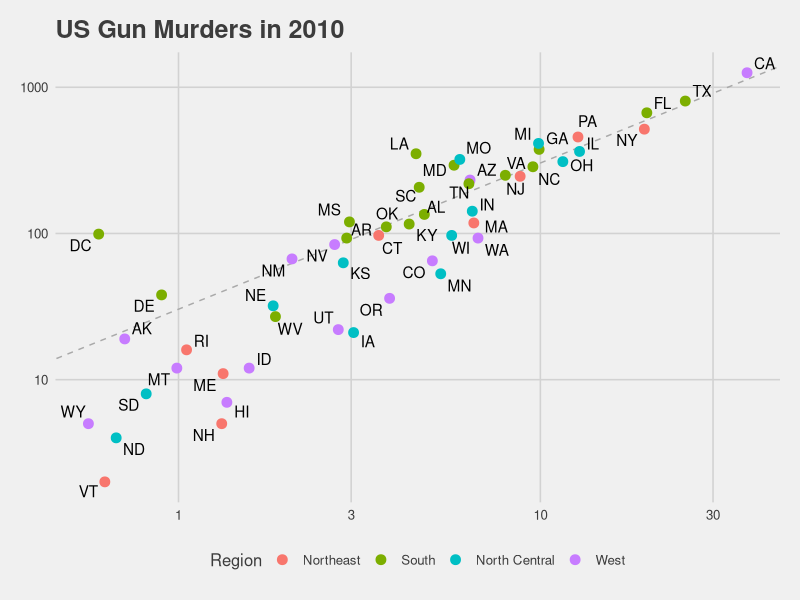

The R source for this figure:
# Understanding & using ggplot
# load libraries
library(tidyverse)
library(ggrepel)
library(ggthemes)
library(dslabs)
data(murders)

# define the intercept
r <- murders %>%
  summarize(rate = sum(total) / sum(population) * 10^6) %>%
  .$rate

# make the plot, combining all elements
murders %>%
  ggplot(aes(population/10^6, total, label = abb)) +
  geom_abline(intercept = log10(r), lty = 2, color = "darkgrey") +
  geom_point(aes(col = region), size = 3) +
  geom_text_repel() +
  scale_x_log10() +
  scale_y_log10() +
  xlab("Population in millions (log scale)") +
  ylab("Total number of murders (log scale)") +
  ggtitle("US Gun Murders in 2010") +
  scale_color_discrete(name = "Region") +
  theme_fivethirtyeight()
